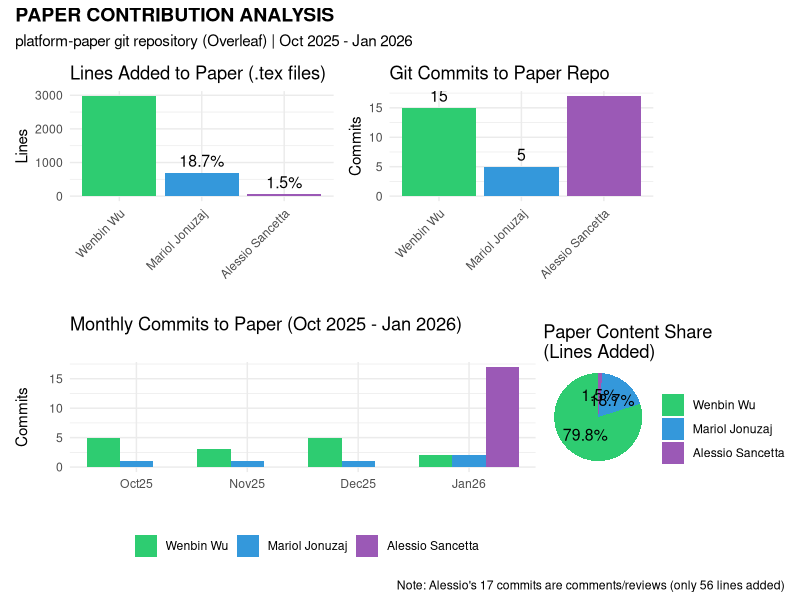

Write R code to recreate this figure.
library(ggplot2)
library(dplyr)
library(tidyr)
library(patchwork)

people <- c("Wenbin Wu", "Mariol Jonuzaj", "Alessio Sancetta")
colors <- c("#2ecc71", "#3498db", "#9b59b6")

totals <- data.frame(
  person = factor(people, levels = people),
  commits = c(15, 5, 17),
  lines_added = c(2976, 696, 56)
)

months <- c("Oct25", "Nov25", "Dec25", "Jan26")
monthly <- data.frame(
  month = factor(rep(months, 3), levels = months),
  person = factor(rep(people, each = 4), levels = people),
  commits = c(5, 3, 5, 2,
              1, 1, 1, 2,
              0, 0, 0, 17)
)

p1 <- ggplot(totals, aes(x = person, y = lines_added, fill = person)) +
  geom_bar(stat = "identity") +
  geom_text(aes(label = paste0(round(lines_added/sum(lines_added)*100, 1), "%")), vjust = -0.5, size = 4) +
  scale_fill_manual(values = colors) +
  labs(title = "Lines Added to Paper (.tex files)", y = "Lines", x = "") +
  theme_minimal() +
  theme(legend.position = "none", axis.text.x = element_text(angle = 45, hjust = 1))

p2 <- ggplot(totals, aes(x = person, y = commits, fill = person)) +
  geom_bar(stat = "identity") +
  geom_text(aes(label = commits), vjust = -0.5, size = 4) +
  scale_fill_manual(values = colors) +
  labs(title = "Git Commits to Paper Repo", y = "Commits", x = "") +
  theme_minimal() +
  theme(legend.position = "none", axis.text.x = element_text(angle = 45, hjust = 1))

p3 <- ggplot(monthly, aes(x = month, y = commits, fill = person)) +
  geom_bar(stat = "identity", position = "dodge") +
  scale_fill_manual(values = colors) +
  labs(title = "Monthly Commits to Paper (Oct 2025 - Jan 2026)", y = "Commits", x = "", fill = "") +
  theme_minimal() +
  theme(legend.position = "bottom")

p4 <- ggplot(totals, aes(x = "", y = lines_added, fill = person)) +
  geom_bar(stat = "identity", width = 1) +
  coord_polar("y") +
  scale_fill_manual(values = colors) +
  labs(title = "Paper Content Share\n(Lines Added)", fill = "") +
  theme_void() +
  theme(legend.position = "right") +
  geom_text(aes(label = paste0(round(lines_added/sum(lines_added)*100, 1), "%")),
            position = position_stack(vjust = 0.5), size = 4)

combined <- (p1 + p2) / (p3 + p4) +
  plot_annotation(title = "PAPER CONTRIBUTION ANALYSIS",
                  subtitle = "platform-paper git repository (Overleaf) | Oct 2025 - Jan 2026",
                  theme = theme(plot.title = element_text(face = "bold", size = 14)),
                  caption = "Note: Alessio's 17 commits are comments/reviews (only 56 lines added)")

ggsave("paper_contribution.png", combined, width = 12, height = 10, dpi = 150)
cat("Saved paper_contribution.png\n")
